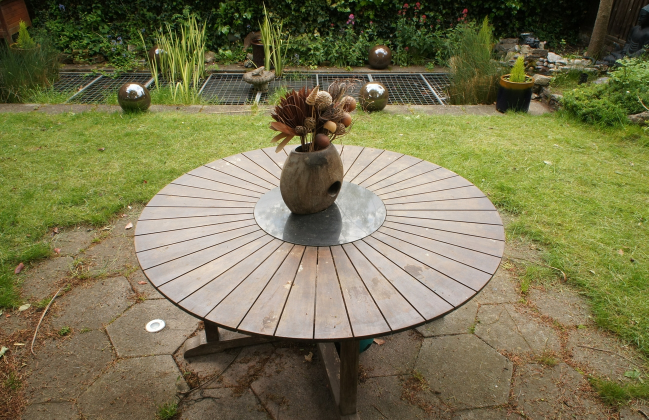
#> input picture paper/figures/qual-src/garden-DSC08076-gt.jpg, 1297 x 840 px, found by its file name (shown at 1/2 size); its folder holds 4 pictures in this run
$ python make_fig_qual_v3.py
#> lines starting #> are read from the running program, lines starting #| are printed output that depends on the picture
"""make_fig_qual_v3.py (2026-11-15): qualitative figure, compact.  Rows from sys.argv (default garden room bicycle), one test view each.
Size and PSNR are written inside each crop (top right); no white band between the rows.
Column 0: the full ground-truth view with the crop marked.  Columns 1-5: the same crop of ground truth, MeshSplatting FP32,
vertex cap 600k + TFAN (4-bit SH), FP32 simplified after training + our codec, ByteMesh at a 10 MB target.
Under each crop: file size and the PSNR of the whole view.  Sources: paper/figures/qual-src (renders of batch42), sizes from
batch36 (TFAN), the POST-HOC-COLLAPSE rows (simplified), batch31 (ByteMesh) and the FP32 table.
Output paper/figures/fig_qualitative_v2.{pdf,png}."""
from PIL import Image
import sys
import matplotlib; matplotlib.use('Agg')
import matplotlib.pyplot as plt
from matplotlib.patches import Rectangle
plt.rcParams.update({'font.size': 7, 'font.family': 'DejaVu Sans', 'pdf.fonttype': 42})
SRC = 'paper/figures/qual-src'
# scene: (view, crop centre x, centre y (fractions of width / height), crop side as a fraction of the height, sizes MB, view PSNR)
ROWS = [
 ('garden',  'DSC08076', 0.355, 0.47, 0.46, dict(FP32=740, TFAN=10.1, SIMP=10.1, OURS=10.0), dict(FP32=24.35, TFAN=21.62, SIMP=22.12, OURS=23.59)),
 ('room',    'DSCF4715', 0.66, 0.32, 0.46, dict(FP32=597, TFAN=8.4,  SIMP=10.0, OURS=10.0), dict(FP32=29.94, TFAN=21.71, SIMP=27.13, OURS=29.28)),
 ('bicycle', '_DSC8727', 0.38, 0.28, 0.46, dict(FP32=680, TFAN=10.2, SIMP=10.6, OURS=9.8),  dict(FP32=23.29, TFAN=21.15, SIMP=21.37, OURS=22.68)),
 ('truck',   '000049',   0.80, 0.36, 0.56, dict(FP32=432, TFAN=9.2,  SIMP=9.1,  OURS=9.9),  dict(FP32=23.75, TFAN=21.42, SIMP=22.54, OURS=23.52)),
]
WANT = sys.argv[1:] or ['garden', 'room', 'bicycle']; ROWS = [r for r in ROWS if r[0] in WANT]; TAG = '' if len(ROWS) == 3 else '_%drows' % len(ROWS)
COLS = [('gt', 'Ground truth'), ('FP32', 'MeshSplatting\nFP32'), ('TFAN', 'MeshSplatting\nwith cap + TFAN'), ('SIMP', 'Simplified\nwith our codec'), ('OURS', 'ByteMesh\n(ours)')]
FULL_W = 1.5; CW = 1.0                      # widths in units of the row height
W_IN = 7.1; unit = W_IN / (FULL_W + 5 * CW + 0.10); LAB = 0.022; HEAD = 0.27
H_IN = HEAD + len(ROWS) * (unit + LAB) - LAB
fig = plt.figure(figsize=(W_IN, H_IN))
def ax_at(x, y, w, h):
    a = fig.add_axes([x / W_IN, 1 - (y + h) / H_IN, w / W_IN, h / H_IN]); a.set_xticks([]); a.set_yticks([])
    for s in a.spines.values(): s.set_visible(False)
    return a
gap = 0.02 * unit
for r, (S, cam, cx, cy, side, mb, ps) in enumerate(ROWS):
    y0 = HEAD + r * (unit + LAB)
    gt = Image.open(f'{SRC}/{S}-{cam}-gt.jpg'); W, H = gt.size; s = side * H; x0 = min(max(cx * W - s / 2, 0), W - s); yy = min(max(cy * H - s / 2, 0), H - s); box = tuple(round(v) for v in (x0, yy, x0 + s, yy + s))
#> further down, gt is the input picture: PIL image 1297x840 RGB; mean R, G, B 121.5, 117.6, 80.7
#> after `W, H = gt.size`: W = 1297; H = 840
#> after `s = side * H`: s = 386.4
#> after `x0 = min(max(cx * W - s / 2, 0), W - s)`: x0 = 267.2
#> after `yy = min(max(cy * H - s / 2, 0), H - s)`: yy = 201.6
#> after `box = tuple((round(v) for v in (x0, yy, x0 + s, yy + s)))`: box = (267, 202, 654, 588)
    # full view, centre-cropped to the 1.5 : 1 cell
    tw = min(W, H * FULL_W); th = tw / FULL_W; fx = min(max(x0 + s / 2 - tw / 2, 0), W - tw); fy = (H - th) / 2
#> after `tw = min(W, H * FULL_W)`: tw = 1260
#> after `th = tw / FULL_W`: th = 840
#> after `fx = min(max(x0 + s / 2 - tw / 2, 0), W - tw)`: fx = 0
#> after `fy = (H - th) / 2`: fy = 0
    a = ax_at(0, y0, FULL_W * unit - gap, unit); a.imshow(gt.crop((round(fx), round(fy), round(fx + tw), round(fy + th))))
    a.add_patch(Rectangle((x0 - fx, yy - fy), s, s, fill=False, ec='#ffd21f', lw=1.1)); a.text(0.012, 0.03, S, transform=a.transAxes, color='white', fontsize=7.5, fontweight='bold', va='bottom', bbox=dict(fc='black', ec='none', alpha=0.45, pad=1.2))
    for k, (c, name) in enumerate(COLS):
        im = Image.open(f'{SRC}/{S}-{cam}-{c}.jpg').crop(box).resize((480, 480), Image.LANCZOS)
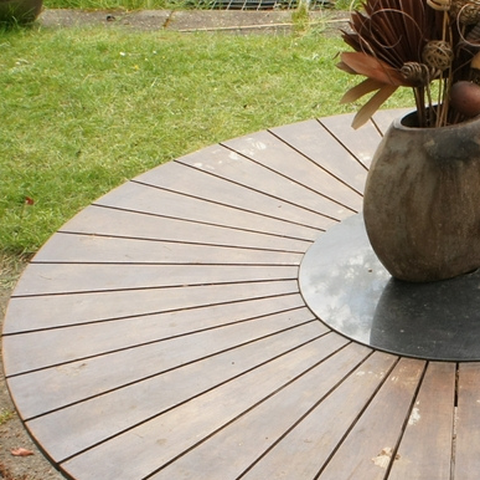
#> im: PIL image 480x480 RGB; mean R, G, B 164.7, 157.5, 127.8
        x = (FULL_W + 0.10 + k * CW) * unit; a = ax_at(x, y0, CW * unit - gap, unit); a.imshow(im)
#> (the run stopped early here; a loop or call above may not have finished)
